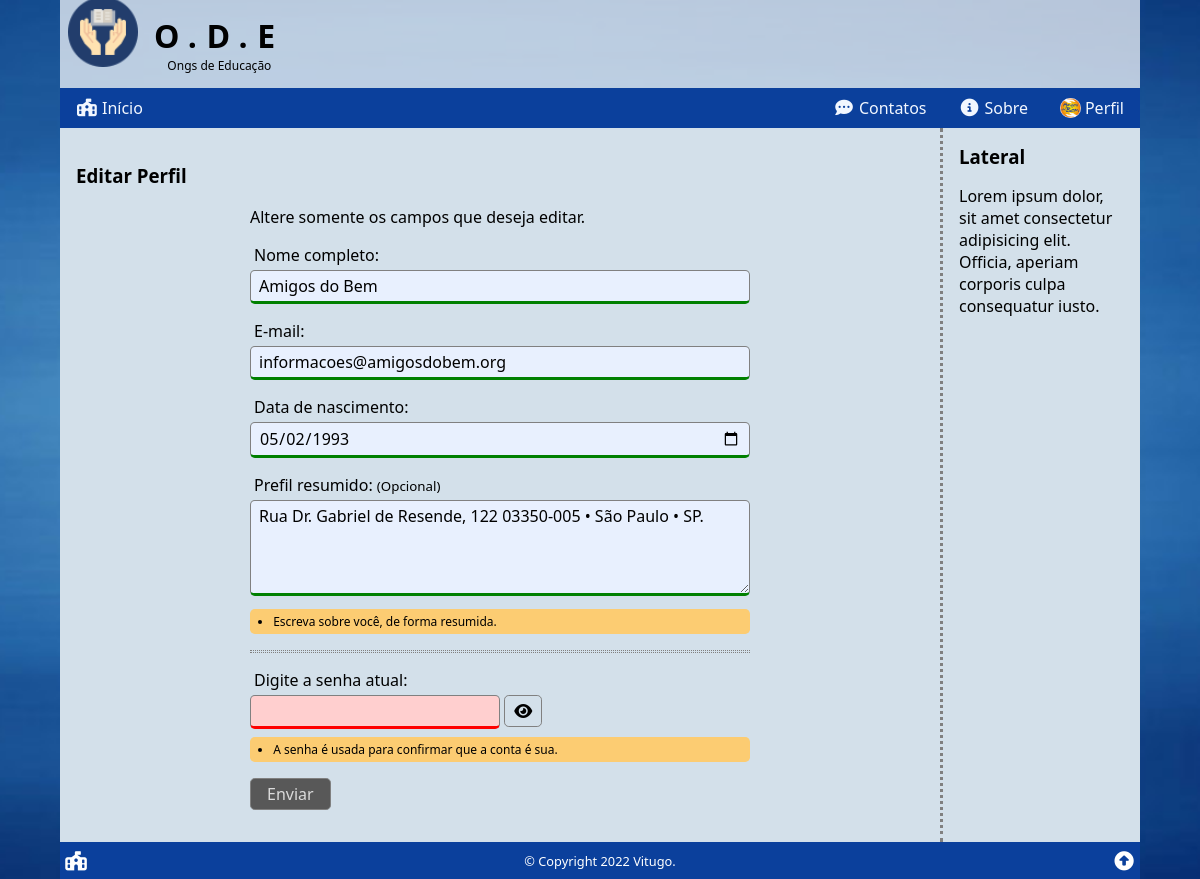
/user/edit/index.php (signed in), run on the app's committed database.
### tables this page shows
CREATE TABLE users (
    user_id INT PRIMARY KEY AUTO_INCREMENT,
    user_name VARCHAR(255),
    user_email VARCHAR(255),
    user_birth DATE,
    user_photo VARCHAR(255),
    user_date TIMESTAMP DEFAULT CURRENT_TIMESTAMP,
    user_profile TEXT,
    user_password VARCHAR(255),
    user_type ENUM('user', 'author', 'admin') DEFAULT 'user',
    user_status ENUM('on', 'off', 'deleted') DEFAULT 'on'
);

### _config.php (called while the page is built, shortened)
<?php
if (isset($_COOKIE['user']))
    $user = unserialize($_COOKIE['user']);
else
    $user = false;

### user/edit/index.php (the view, shortened to what this page needs)
<?php
require($_SERVER['DOCUMENT_ROOT'] . '/_config.php');
$id = $name = $email = $birth = $profile = $password = $error = '';
$feedback = false;
if ($_SERVER["REQUEST_METHOD"] == "POST") :
    $name = trim(htmlspecialchars($_POST['name']));
    if (strlen($name) < 3)
        $error .= '<li>Seu nome está muito curto;</li>';
    $email = trim(filter_var($_POST['email'], FILTER_SANITIZE_EMAIL));
    if (!filter_var($email, FILTER_VALIDATE_EMAIL)) :
        $error .= '<li>Seu e-mail está inválido;</li>';
    else :
        if ($email !== $user['user_email']) :
            $res = $conn->query("SELECT user_id FROM users WHERE user_email = '{$email}';");
            if ($res->num_rows != 0)
                $error .= '<li>Este e-mail já está em uso;</li>';
        endif;
    endif;
    $birth = trim(htmlspecialchars($_POST['birth']));
    if ($birth > date('Y-m-d', time() - 284018400))
        $error .= '<li>Você deve ter mais de 9 anos;</li>';
    $profile = trim(htmlspecialchars($_POST['profile']));
    $password = trim(htmlspecialchars($_POST['password']));
    if (!preg_match('/(?=.*[0-9])(?=.*[a-z])(?=.*[A-Z])(?=\S+$).{7,32}/', $password)) :
        $error .= '<li>A senha está fora do padrão;</li>';
    else :
        $sql = <<<SQL
SELECT user_id FROM users
WHERE user_id = '{$user['user_id']}'
    AND user_password = SHA1('{$password}');
SQL;
        $res = $conn->query($sql);
        if ($res->num_rows != 1)
            $error .= '<li>A senha não confere;</li>';
    endif;
    if ($error === '') :
        $sql = <<<SQL
UPDATE `users` SET
	user_name = '{$name}',
	user_email = '{$email}',
	user_birth = '{$birth}',
	user_profile = '{$profile}'
WHERE user_id = '{$user['user_id']}'
    AND user_password = SHA1('{$password}')
    AND user_status = 'on';
SQL;
        $res = $conn->query($sql);
        $sql = <<<SQL
SELECT *,
    DATE_FORMAT(user_birth, '%d/%m/%Y') AS birth_br
FROM `users`
WHERE user_email = '{$email}'
    AND user_status = 'on';
SQL;
        $res = $conn->query($sql);
        $user_data = $res->fetch_assoc();
        unset($user_data['user_password']);
        $user_data['expires'] = $user['expires'];
        setcookie(
            'user',
            serialize($user_data),
            $user['expires'],
            '/'
        );
        $feedback = true;
    else :
        $error = '<h3>Oooops! Ocorreram erros:</h3><ul>' . $error . '</ul>';
    endif;
else :
    $sql = <<<SQL
SELECT `user_id`, `user_name`, `user_email`, `user_birth`, `user_profile` FROM `users`
WHERE `user_id` = '{$user['user_id']}'
	AND `user_status` = 'on';
SQL;
    $res = $conn->query($sql);
    $user_data = $res->fetch_assoc();
    $name = $user_data['user_name'];
    $email = $user_data['user_email'];
    $birth = $user_data['user_birth'];
    $profile = $user_data['user_profile'];
endif;
require($_SERVER['DOCUMENT_ROOT'] . '/_header.php');
?>
<section>
    <h3>Editar Perfil</h3>
    <?php
    if ($feedback) :
    ?>
        <div class="block-center">
            <h3>Oba!</h3>
            <p>Seu cadastro foi atualizado com sucesso!</p>
            <hr class="divider">
            <div class="user-links">
                <a href="/user/profile/">
                    <i class="fa-solid fa-address-card fa-fw"></i>
                    Ver Perfil
                </a>
                <a href="/">
                    <i class="fa-solid fa-house-chimney fa-fw"></i>
                    Página inicial
                </a>
            </div>
        </div>
        <script>
            // JavaScript que bloqueia reenvio do form caso a página seja recarregada.
            if (window.history.replaceState) {
                window.history.replaceState(null, null, window.location.href);
            }
        </script>
    <?php else : ?>
        <form method="post" action="<?php echo htmlspecialchars($_SERVER["PHP_SELF"]); ?>" name="edituser">
            <p>Altere somente os campos que deseja editar.</p>
            <p>
                <label for="name">Nome completo:</label>
                <input type="text" name="name" id="name" required minlength="3" class="valid" autocomplete="off" value="<?php echo $name ?>">
            </p>
            <p>
                <label for="email">E-mail:</label>
                <input type="text" name="email" id="email" required class="valid" autocomplete="off" value="<?php echo $email ?>">
            </p>
            <p>
                <label for="birth">Data de nascimento:</label>
                <input type="date" name="birth" id="birth" required class="valid" autocomplete="off" value="<?php echo $birth ?>">
            </p>
            <p>
                <label for="profile">Prefil resumido: <small>(Opcional)</small></label>
                <textarea name="profile" id="profile" class="valid" autocomplete="off"><?php echo $profile ?></textarea>
            <div class="form-help">
                <ul>
                    <li>Escreva sobre você, de forma resumida.</li>
                </ul>
            </div>
            </p>
            <hr class="divider">
            <p>
                <label for="password">Digite a senha atual:</label>
                <input type="password" name="password" id="password" required pattern="^(?=.*[0-9])(?=.*[a-z])(?=.*[A-Z])(?=\S+$).{7,32}$" class="valid password" autocomplete="off">
                <button type="button" id="passToggle" data-field="password"><i class="fa-solid fa-eye fa-fw"></i></button>
            <div class="form-help">
                <ul>
                    <li>A senha é usada para confirmar que a conta é sua.</li>
                </ul>
            </div>
            </p>
            <p>
                <button type="submit">Enviar</button>
            </p>
        </form>
    <?php endif; ?>
</section>
<aside>
    <h3>Lateral</h3>
    <p>Lorem ipsum dolor, sit amet consectetur adipisicing elit. Officia, aperiam corporis culpa consequatur iusto.</p>
</aside>
<?php
require($_SERVER['DOCUMENT_ROOT'] . '/_footer.php');

### _header.php (shortened to what this page needs)
<!DOCTYPE html>
<html lang="pt-BR">
<head>
    <link rel="stylesheet" href="style.css">
    <link rel="stylesheet" href="https://cdnjs.cloudflare.com/ajax/libs/font-awesome/6.1.1/css/all.min.css">
</head>
<body>
    <div class="wrap">
        <header>
            <a href="/" title="Página inicial"><img src="/img/logo4.png" alt="Logo do site"></a>
            <h1>O.D.E<small>Ongs de Educação</small></h1>
        </header>
        <nav>
            <a href="/" title="Página inicial"><i class="fa-solid fa-school-flag fa-fw"></i><span>Início</span></a>
            <a href="/contatos/" title="Faça contato"><i class="fa-solid fa-comment-dots fa-fw"></i><span>Contatos</span></a>
            <a href="/sobre/" title="Sobre..."><i class="fa-solid fa-circle-info fa-fw"></i><span>Sobre</span></a>
            <?php
            if ($user) :
            ?>
                <a href="/user/profile/" title="Perfil"><img src="<?php echo $user['user_photo'] ?>" alt="<?php echo $user['user_name'] ?>"><span>Perfil</a>
            <?php
            else :
            ?>
                <a href="/user/login/" title="Usuário"><i class="fa-solid fa-right-to-bracket fa-fw"></i><span>Login</span></a>
            <?php
            endif;
            ?>
        </nav>
        <main>

### _footer.php (shortened to what this page needs)
</main>
<footer>
    <a href="/" title="Página inicial"><i class="fa-solid fa-school-flag fa-fw"></i></a>
    <div title="Todos os direitos reservados para Vitugo.">&copy; Copyright 2022 Vitugo.</div>
    <a href="#top" title="Topo da página"><i class="fa-solid fa-circle-up fa-fw"></i></a>
</footer>
</div>
</body>
</html>

### user/edit/style.css (style rules this page uses)
form[name="edituser"] { display: block; width: 100%; max-width: 500px; margin: auto; }

### style.css (style rules this page uses)
* { box-sizing: border-box; outline: none; transition: .2s; }
html, body { position: relative; width: 100%; height: 100%; padding: 0; margin: 0; font-family: 'Segoe UI', Tahoma, Geneva, Verdana, sans-serif; font-size: 16px; }
a { color: steelblue; text-decoration: none; }
header, nav, section, article, main, aside, footer { display: block; }
body { background-color: #F2F7FF; background-attachment: fixed; background-image: url('/img/fundo1.jpg'); background-position: center; background-repeat: no-repeat; background-size: cover; }
.wrap { position: relative; display: flex; flex-direction: column; height: 100%; width: 100%; max-width: 1080px; min-width: 280px; margin: auto; }
.wrap>header { display: flex; align-items: center; justify-content: flex-start; background: rgba(255, 255, 255, .7); }
.wrap>header a { font-size: 70px; color: white; -webkit-text-stroke: 3px black; padding-left: .5rem; margin-top: -.5rem; }
.wrap>header h1 { margin: 0; margin-left: 1rem; text-align: center; font-size: 2rem; letter-spacing: .6rem; }
.wrap>header small { display: block; font-size: .75rem; font-weight: normal; letter-spacing: normal; }
.wrap>nav { background: #0B409C; display: flex; align-items: center; justify-content: space-around; padding: 1px 0; }
.wrap>nav a { display: flex; width: 25%; flex-direction: column; justify-content: space-around; align-items: center; color: #F2F7FF; text-decoration: none; padding: .5rem; }
.wrap>nav span { display: inline-block; margin-top: .25rem; }
.wrap>nav i { font-size: 2rem; }
.wrap>nav img { width: 2rem; height: 2rem; display: block; border-radius: 50%; }
.wrap>footer { background: #0B409C; padding: 1px 0; color: white; display: flex; align-items: center; justify-content: space-between; }
.wrap>footer a { display: block; padding: .25rem; color: white; font-size: 1.2rem; }
.wrap>footer div { font-size: .8rem; text-align: center; }
.wrap>main { flex-grow: 1; display: flex; flex-direction: column; }
.wrap>main>section, .wrap>main>aside { padding: 1rem; }
.wrap>main>section { flex-grow: 1; background-color: #D3E0EA; }
.wrap>main>aside { border-top: 3px dotted grey; background: #D3E0EA; }
.wrap>main>section>h2:first-child, .wrap>main>aside>h3:first-child { margin: 0; }
hr.divider { border: none; border-top: 1px dotted grey; border-bottom: 1px dotted grey; height: 3px; margin: 1rem 0; }
form label { display: block; margin-bottom: .25rem; margin-left: .25rem; }
form input, form textarea, form button, form button[onclick] { font-family: inherit; font-size: inherit; padding: .25rem .5rem; border: 1px solid grey; border-radius: .3rem; }
form input, form textarea { width: 100%; }
form textarea { height: 6rem; resize: vertical; }
form button, form button[onclick] { background: steelblue; color: white; cursor: pointer; padding-left: 1rem; padding-right: 1rem; }
form input:invalid, form textarea:invalid { background: rgb(255, 207, 207); border-bottom: 3px solid red; }
form input:valid, form textarea:valid { background: rgb(232, 240, 254); border-bottom: 3px solid green; }
form:invalid button { background: rgb(88, 88, 88); color: rgb(219, 219, 219); cursor: not-allowed; }
form input.password { max-width: 50%; }
form button[id="passToggle"], form button[id="newPassToggle"] { padding-left: .5rem; padding-right: .5rem; background: transparent; color: inherit; cursor: pointer; }
@media (min-width: 768px) { .wrap>nav { align-items: center; justify-content: flex-end; } }
@media (min-width: 768px) { .wrap>nav a { flex-direction: row; justify-content: center; padding: .5rem 1rem; width: auto; } }
@media (min-width: 768px) { .wrap>nav a:first-child { margin-right: auto; } }
@media (min-width: 768px) { .wrap>nav i { font-size: 1.1rem; } }
@media (min-width: 768px) { .wrap>nav span { display: inline-block; margin-top: 0; margin-left: .25rem; } }
@media (min-width: 768px) { .wrap>nav img { width: 1.3rem; height: 1.3rem; } }
@media (min-width: 768px) { .wrap>main { flex-direction: row; } }
@media (min-width: 768px) { .wrap>main>aside { border-top: none; border-left: 3px dotted grey; flex: 0 0 200px; } }

### user/new/style.css (style rules this page uses)
.form-help { font-size: .75rem; background: rgb(252, 204, 114); border-radius: .3rem; padding: .25rem; margin-top: -.5rem; }
.form-help ul { margin: 0; padding-left: 1.2rem; }

### data on the page
users: name "Amigos do Bem", email "informacoes@amigosdobem.org", birth "05/02/1993", profile "Rua Dr. Gabriel de Resende, 122 03350-005 • São Paulo • SP."
